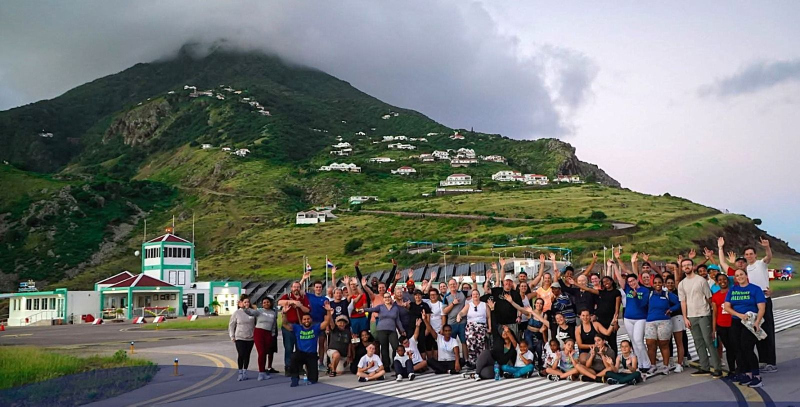
#> input picture images/website-photos/saba-airport-community.jpg, 1600 x 813 px, given as the content of the folder ts/../../../images/website-photos/saba-airport-community.jpg, which was not available (shown at 1/2 size)
$ python contact_sheet.py ../../../images/website-photos/saba-airport-community.jpg out.png
#> lines starting #> are read from the running program, lines starting #| are printed output that depends on the picture
#!/usr/bin/env python3
"""contact_sheet.py <listing> <out.jpg>: numbered thumbnails with pixel sizes, for picking shots."""
import sys
from pathlib import Path
from PIL import Image, ImageDraw, ImageOps
d = Path(__file__).resolve().parent.parent / "assets" / sys.argv[1]
fs = sorted(p for p in d.iterdir() if p.suffix.lower() in (".jpg", ".jpeg", ".png", ".webp"))
W, H, C = 480, 330, 5
sheet = Image.new("RGB", (W * C, H * ((len(fs) + C - 1) // C)), "#111")
#> sheet: PIL image 2400x330 RGB; every value is 17
dr = ImageDraw.Draw(sheet)
for i, f in enumerate(fs):
    im = ImageOps.exif_transpose(Image.open(f)).convert("RGB")
#> im is the input picture: PIL image 1600x813 RGB; mean R, G, B 114, 116.6, 111.6
    size = im.size
#> size = (1600, 813)
    im.thumbnail((W - 8, H - 30))
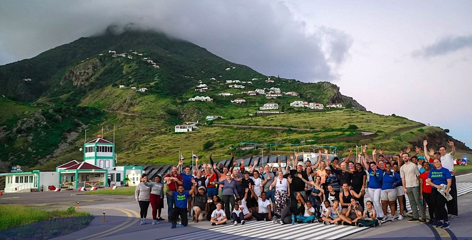
#> im: PIL image 472x240 RGB; mean R, G, B 114, 116.6, 111.6
    x, y = (i % C) * W + 4, (i // C) * H + 4
    sheet.paste(im, (x, y))
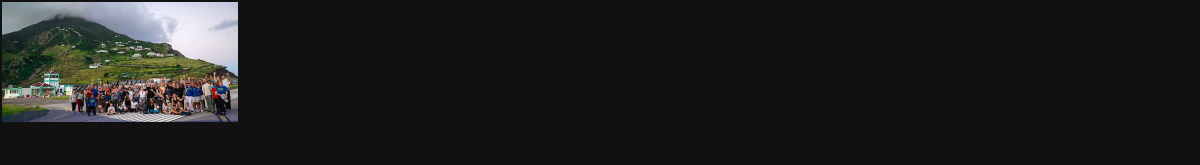
#> sheet: PIL image 2400x330 RGB (shown at 1/2 size); mean R, G, B 30.9, 31.2, 30.5
    dr.text((x, y + H - 26), f"{f.name[:42]} {size[0]}x{size[1]}", fill="#fff")
sheet.save(sys.argv[2], quality=85)
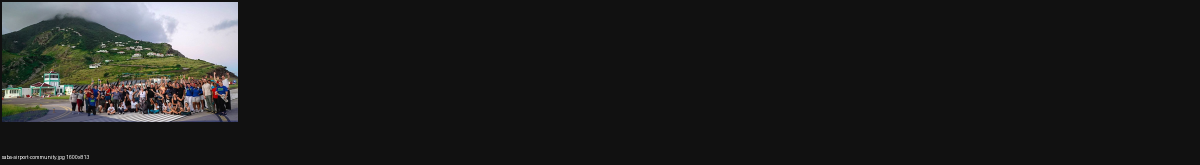
#> saved as out.png: PIL image 2400x330 RGB (shown at 1/2 size); mean R, G, B 31, 31.4, 30.7

$ run again, on images/website-photos/saba-airport-zions-hill.jpg
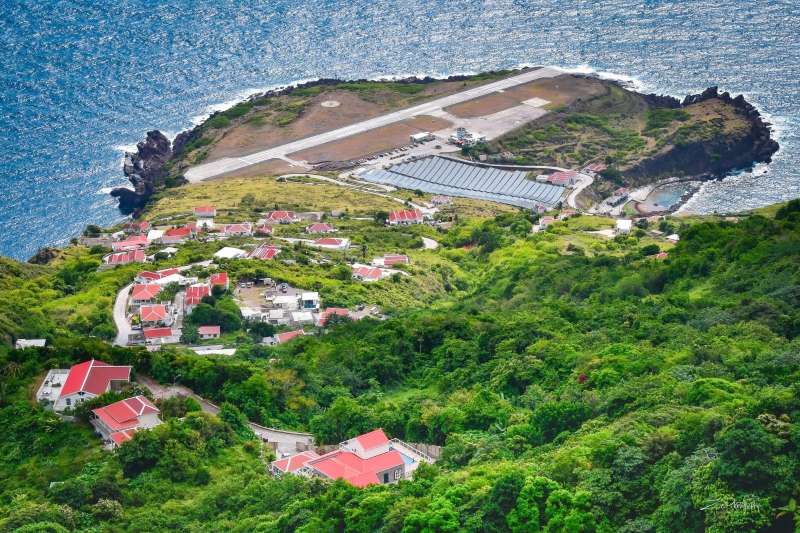
#> input picture images/website-photos/saba-airport-zions-hill.jpg, 1600 x 1066 px, given as the content of the folder s/../../../images/website-photos/saba-airport-zions-hill.jpg, which was not available (shown at 1/2 size)
#> im is the input picture: PIL image 1600x1066 RGB; mean R, G, B 100.1, 123.9, 97.7
#> `im.thumbnail((W - 8, H - 30))`:
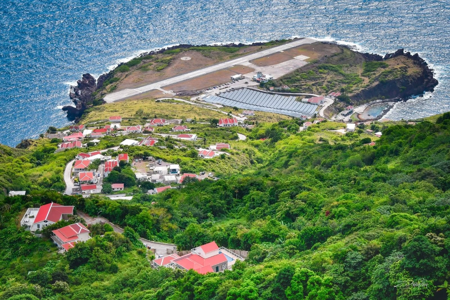
#> im: PIL image 450x300 RGB; mean R, G, B 100.1, 123.9, 97.7
#> `sheet.save(sys.argv[2], quality=85)`:
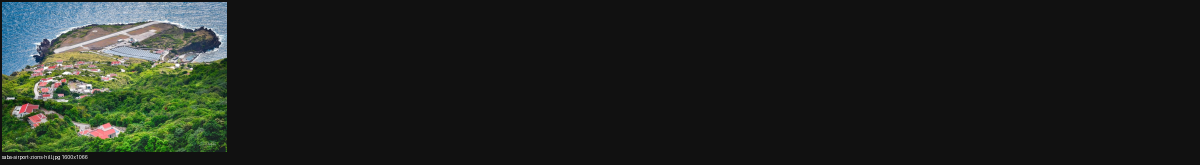
#> saved as out.png: PIL image 2400x330 RGB (shown at 1/2 size); mean R, G, B 31.3, 35.3, 30.9

$ run again, on images/website-photos/saba-island-drone.jpg
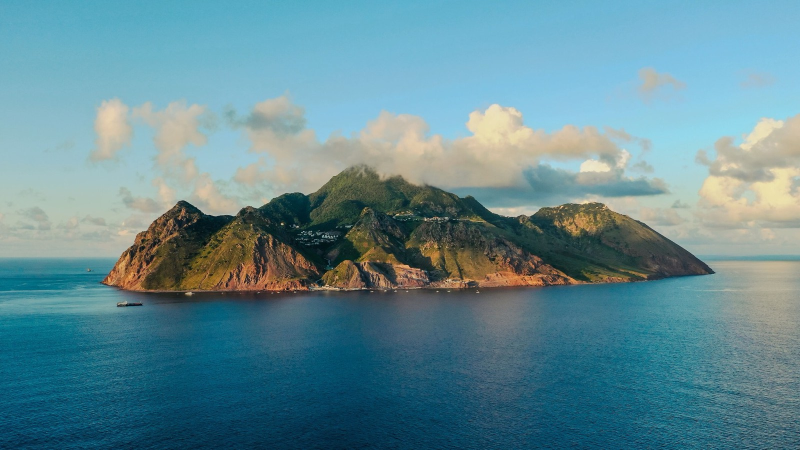
#> input picture images/website-photos/saba-island-drone.jpg, 1600 x 900 px, given as the content of the folder /assets/../../../images/website-photos/saba-island-drone.jpg, which was not available (shown at 1/2 size)
#> im is the input picture: PIL image 1600x900 RGB; mean R, G, B 97.9, 138.3, 147.4
#> `im.thumbnail((W - 8, H - 30))`:
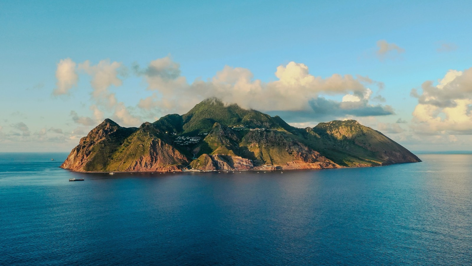
#> im: PIL image 472x266 RGB; mean R, G, B 97.9, 138.3, 147.4
#> `sheet.paste(im, (x, y))`:
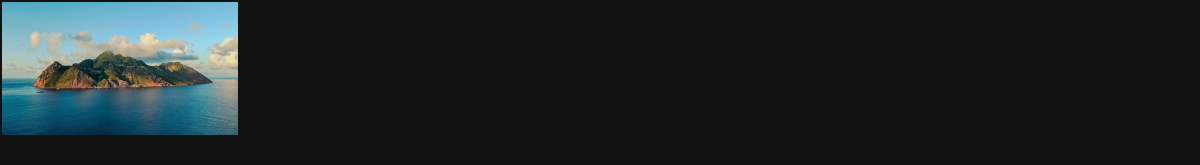
#> sheet: PIL image 2400x330 RGB (shown at 1/2 size); mean R, G, B 29.8, 36.2, 37.7
